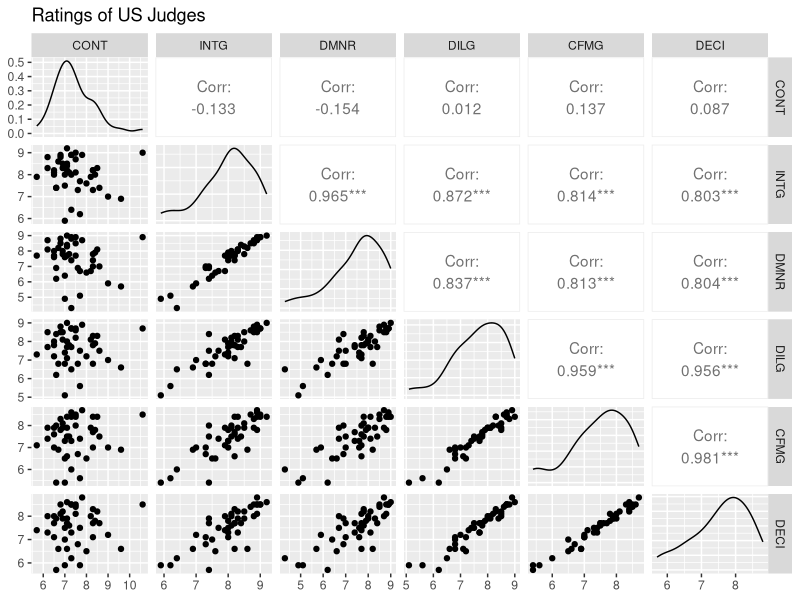
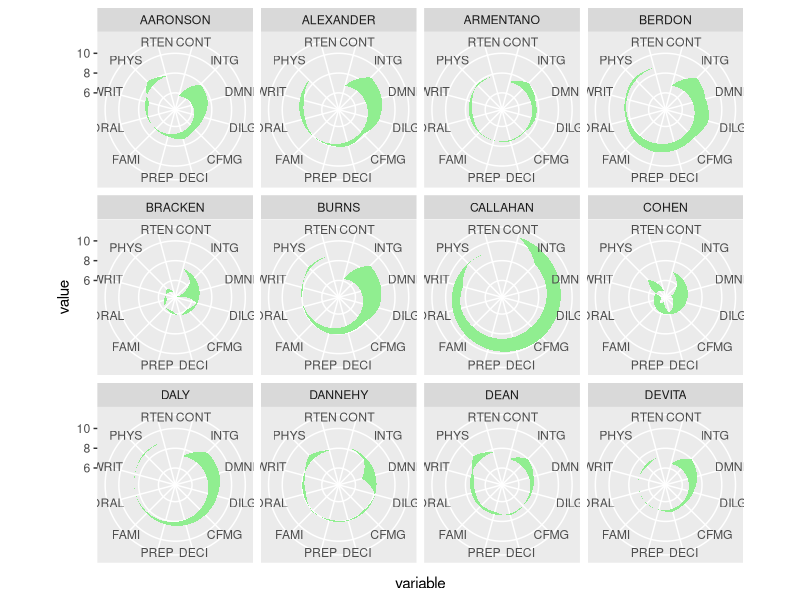
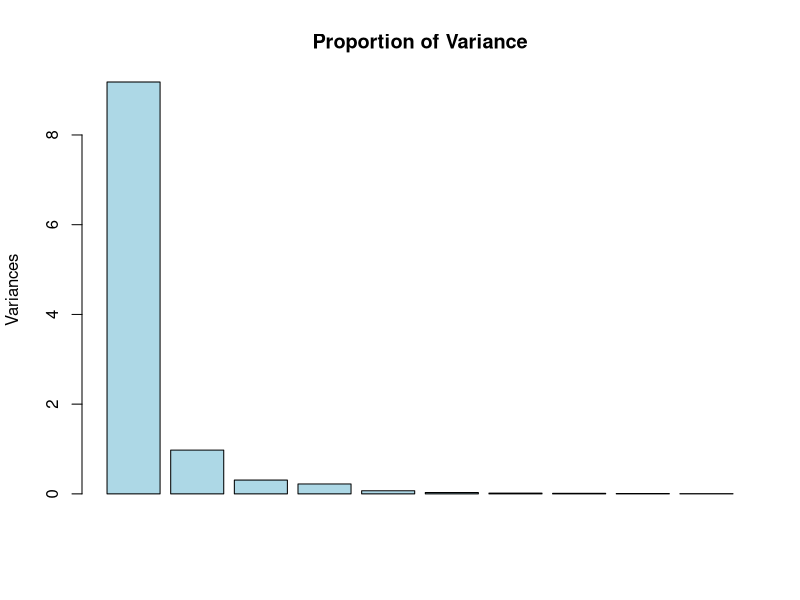
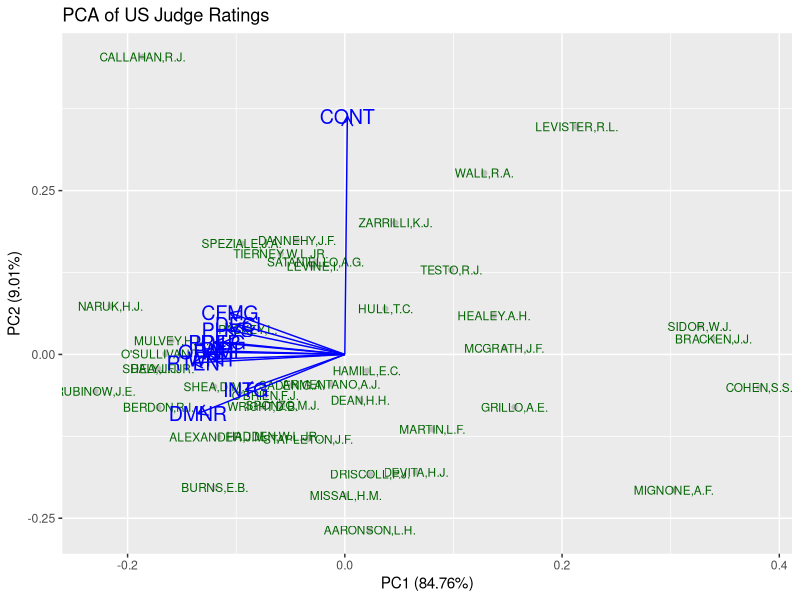
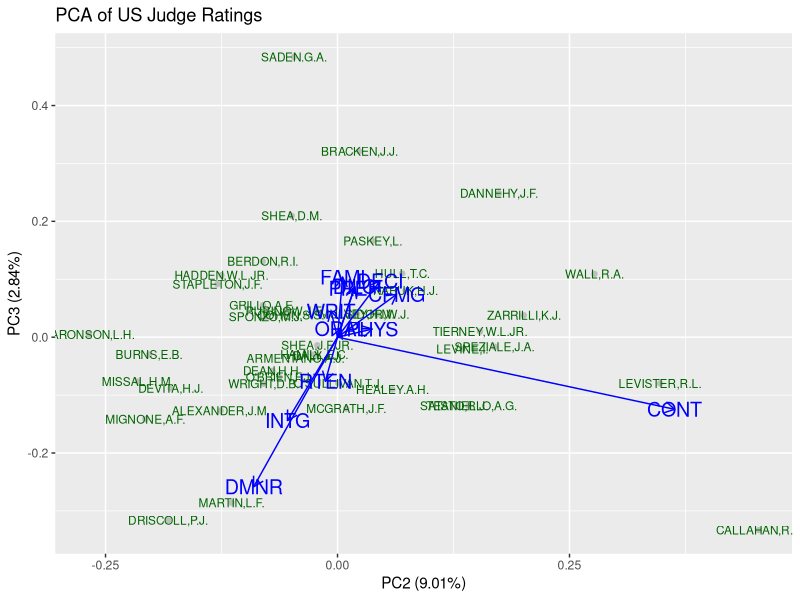
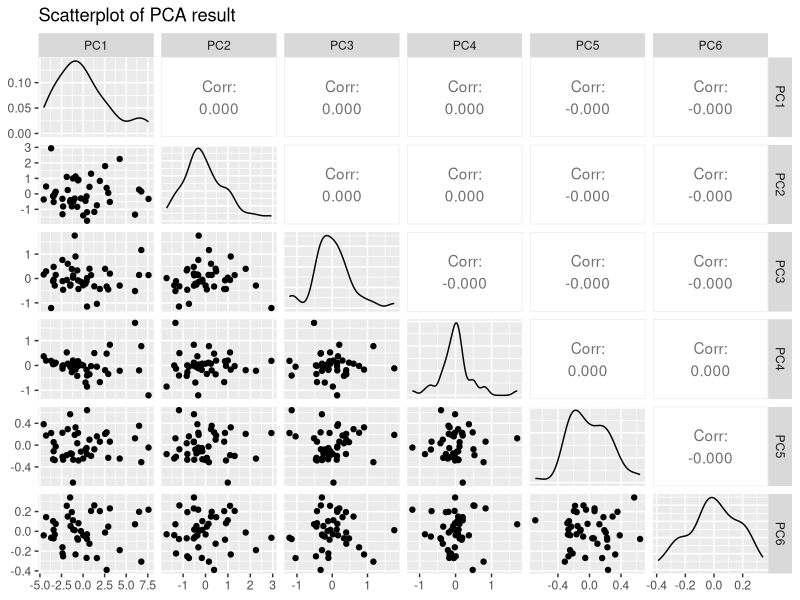

These charts were generated, in order, by the following R code:
### 主成分分析の例
### - Lawyers' Ratings of State Judges in the US Superior Court

## パッケージの読み込み
require(tidyverse) 
require(reshape2) 
require(ggfortify)
require(GGally)

## データの読み込み ("datasets::USJudgeRatings"を用いる)
data(USJudgeRatings) # データの読み込み

## データの内容を確認
help(USJudgeRatings)  # 内容の詳細を表示
## print(USJudgeRatings) # 全データの表示
head(USJudgeRatings)  # 最初の6個を表示
tail(USJudgeRatings)  # 最後の6個を表示

## データの散布図 (一部項目のみ): 図(a)
ggpairs(USJudgeRatings, columns=1:6) +
    ggtitle("Ratings of US Judges")

## 各データの視覚化 (radar chart)
jdgs <- sapply(rownames(USJudgeRatings), # 姓だけ取り出す
               function(x){unlist(strsplit(x,","))[1]})
mydata <- mutate(USJudgeRatings, jdgs) %>% 
    head(12) %>% melt(id.vars="jdgs") # 最初の12名のみ表示
## 各データの表示 (一部データのみ): 図(b)
ggplot(mydata, aes(x=variable, y=value, group=jdgs)) + 
    geom_polygon(fill="lightgreen") + coord_polar() +
    facet_wrap(~jdgs)

## 主成分分析
model <- prcomp(~ ., data=USJudgeRatings)

## 結果の評価
summary(model) # 寄与率の表示
round(model$rotation,3) # 主成分方向の表示(3桁)

## 寄与率: 図(c)
plot(model, col="lightblue",
     main="Proportion of Variance") # 寄与率
## biplotによる表示
## 主成分得点 (第1,2主成分): 図(d)
autoplot(model, data=USJudgeRatings, colour="gray", 
         label=TRUE, label.size=3, label.colour="darkgreen",          
         loadings=TRUE, loadings.colour="blue",
         loadings.label=TRUE, loadings.label.size=5,
         loadings.label.colour="blue",
         main="PCA of US Judge Ratings")
## 主成分得点 (第2,3主成分): 図(e)
autoplot(model, x=2, y=3, data=USJudgeRatings, colour="gray", 
         label=TRUE, label.size=3, label.colour="darkgreen",          
         loadings=TRUE, loadings.colour="blue",
         loadings.label=TRUE, loadings.label.size=5,
         loadings.label.colour="blue",
         main="PCA of US Judge Ratings")

## 主成分得点の散布図: 図(f)
ggpairs(model$x, columns=1:6) +
    ggtitle("Scatterplot of PCA result")
## (無相関になっていることを確認)
